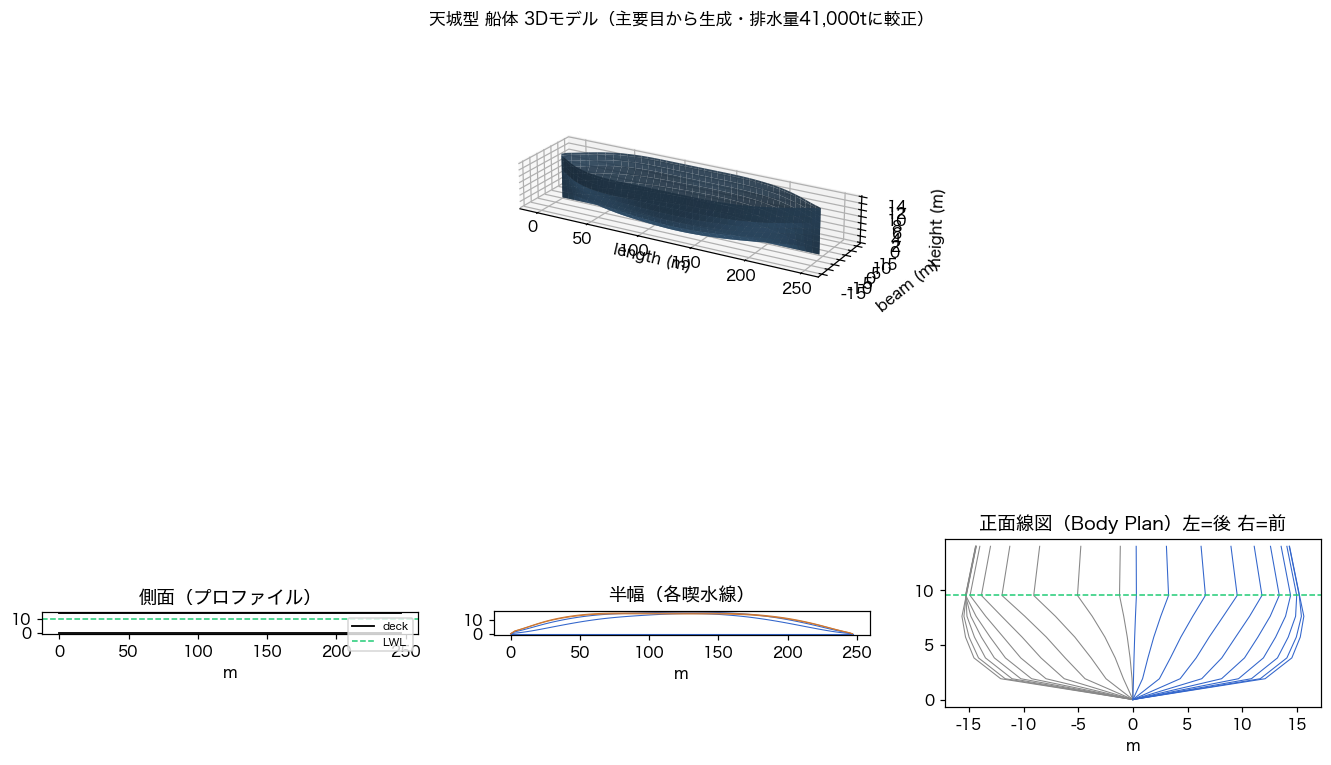

This figure's Python source:
#!/usr/bin/env python3
"""Render the generated hull: 3D view + reconstructed lines (profile/half-breadth/body)."""
import numpy as np, matplotlib
matplotlib.use("Agg")
import matplotlib.pyplot as plt
from matplotlib import font_manager as fm
for cand in ("/System/Library/Fonts/ヒラギノ角ゴシック W4.ttc",
             "/System/Library/Fonts/Hiragino Sans GB.ttc",
             "/Library/Fonts/Arial Unicode.ttf"):
    try:
        fm.fontManager.addfont(cand)
        plt.rcParams["font.family"]=fm.FontProperties(fname=cand).get_name()
        break
    except Exception: pass
plt.rcParams["axes.unicode_minus"]=False
import build_hull as bh

full=bh.calibrate(); xs,zs,Y=bh.build_offsets(full)
Xd,Zd,Yd=bh.refine_grid(xs,zs,Y,nx=81)
FT=0.3048

fig=plt.figure(figsize=(15,9))

# --- 3D hull ---
ax=fig.add_subplot(2,2,(1,2),projection="3d")
Xg,Zg=np.meshgrid(Xd*FT,Zd*FT,indexing="ij")
for sgn in (+1,-1):
    ax.plot_surface(Xg, sgn*Yd*FT, Zg, rstride=2,cstride=1,
                    color="#4a7ba6",alpha=0.9,linewidth=0,antialiased=True)
ax.set_box_aspect((810,220,120))
ax.set_title("天城型 船体 3Dモデル（主要目から生成・排水量41,000tに較正）",fontsize=11)
ax.set_xlabel("length (m)");ax.set_ylabel("beam (m)");ax.set_zlabel("height (m)")
ax.view_init(elev=22,azim=-60)

# --- profile (sheer): keel + deck edge ---
ax2=fig.add_subplot(2,3,4)
ax2.plot(Xd*FT,(Yd[:,-1]*0)+Zd[-1]*FT,lw=0)  # dummy
prof_top=np.full_like(Xd,Zd[-1])
ax2.plot(Xd*FT,prof_top*FT,"k",lw=1.2,label="deck")
ax2.plot(Xd*FT,np.zeros_like(Xd),"k",lw=1.2)
ax2.axhline(bh.T*FT,color="#2c7",ls="--",lw=1,label="LWL")
ax2.set_title("側面（プロファイル）");ax2.set_aspect("equal");ax2.legend(fontsize=7)
ax2.set_xlabel("m")

# --- half-breadth (waterlines from above) ---
ax3=fig.add_subplot(2,3,5)
for j in range(0,len(Zd),2):
    ax3.plot(Xd*FT,Yd[:,j]*FT,lw=0.7,color="#36c" if Zd[j]<=bh.T else "#c73")
ax3.set_title("半幅（各喫水線）");ax3.set_aspect("equal");ax3.set_xlabel("m")

# --- body plan (sections; aft on left, fwd on right) ---
ax4=fig.add_subplot(2,3,6)
mid=len(xs)//2
for i in range(len(xs)):
    side=-1 if i<=mid else 1
    ax4.plot(side*Y[i,:]*FT,zs*FT,lw=0.7,
             color="#36c" if i>mid else "#888")
ax4.axhline(bh.T*FT,color="#2c7",ls="--",lw=1)
ax4.set_title("正面線図（Body Plan）左=後 右=前");ax4.set_aspect("equal");ax4.set_xlabel("m")

plt.tight_layout()
plt.savefig("preview.png",dpi=110,bbox_inches="tight")
print("wrote preview.png")
